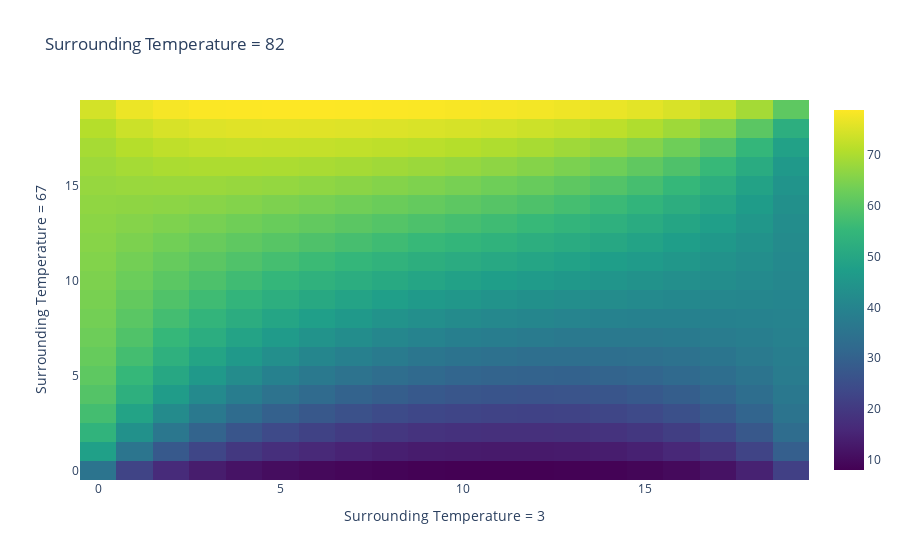

Notebook code for this chart:
### Code cell
import plotly.graph_objects as go

fig = go.Figure(data=go.Heatmap(z=arr1, colorscale='Viridis'))
fig.update_layout(
    title='Surrounding Temperature = '+str(T3),
    xaxis_title='Surrounding Temperature = '+str(T1),
    yaxis_title='Surrounding Temperature = '+str(T2),
    coloraxis_colorbar=dict(title='Temperature'),
    coloraxis_colorbar_title = 'Surrounding Temperature = '+str(T4)
)

# Show the plot
fig.show()

### Figure 1 — Plotly figure (JSON) as saved in the notebook; plotly's stock layout.template omitted (floating-point values rounded to 4 significant figures; data arrays with more than 128 entries replaced by an {"elided": "..."} marker saying what was removed)
{"data": [{"colorscale": [[0, "#440154"], [0.1111, "#482878"], [0.2222, "#3e4989"], [0.3333, "#31688e"], [0.4444, "#26828e"], [0.5556, "#1f9e89"], [0.6667, "#35b779"], [0.7778, "#6ece58"], [0.8889, "#b5de2b"], [1, "#fde725"]], "type": "heatmap", "z": {"elided": "20x20 float values"}}], "layout": {"coloraxis": {"colorbar": {"title": {"text": "Surrounding Temperature = 40"}}}, "title": {"text": "Surrounding Temperature = 82"}, "xaxis": {"title": {"text": "Surrounding Temperature = 3"}}, "yaxis": {"title": {"text": "Surrounding Temperature = 67"}}}}
